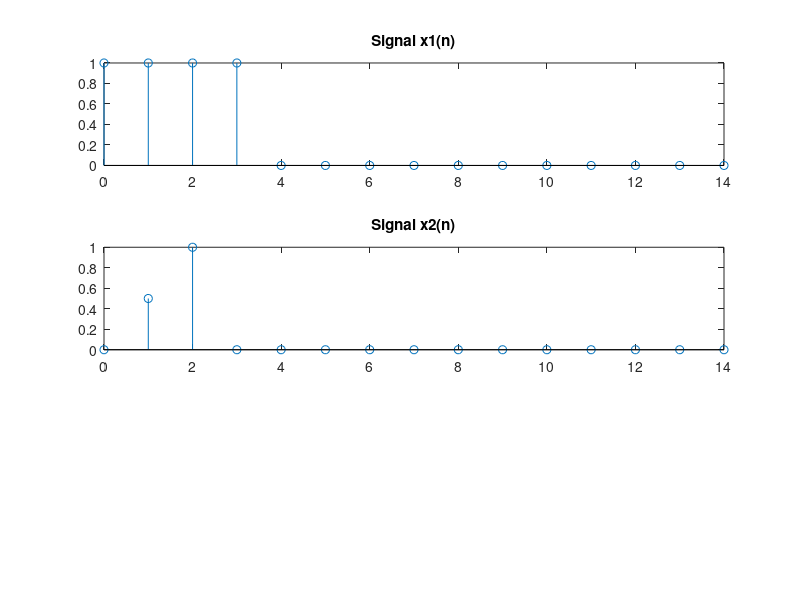
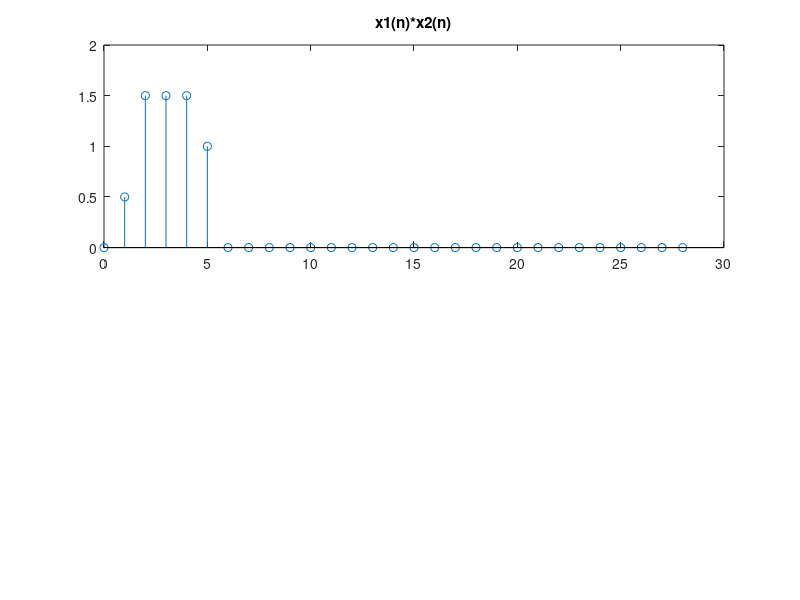

Recreate these plots in MATLAB, in order.
%definisanje tri diskretna signala
x1 = [ones(1,4) zeros(1,11)];
x22 = [ones(1,3) zeros(1,12)];
n = 0 : 14;
x2 = n/2 .* x22;
%crtanje signala
subplot (3, 1, 1), stem (n, x1), title ('Signal x1(n)');
subplot (3, 1, 2), stem (n, x2), title ('Signal x2(n)');
%provera komutativnosti
w1 = conv (x1, x2);
%crtanje signala
figure
subplot (2, 1, 1), stem (0:length(w1)-1, w1), title ('x1(n)*x2(n)');
